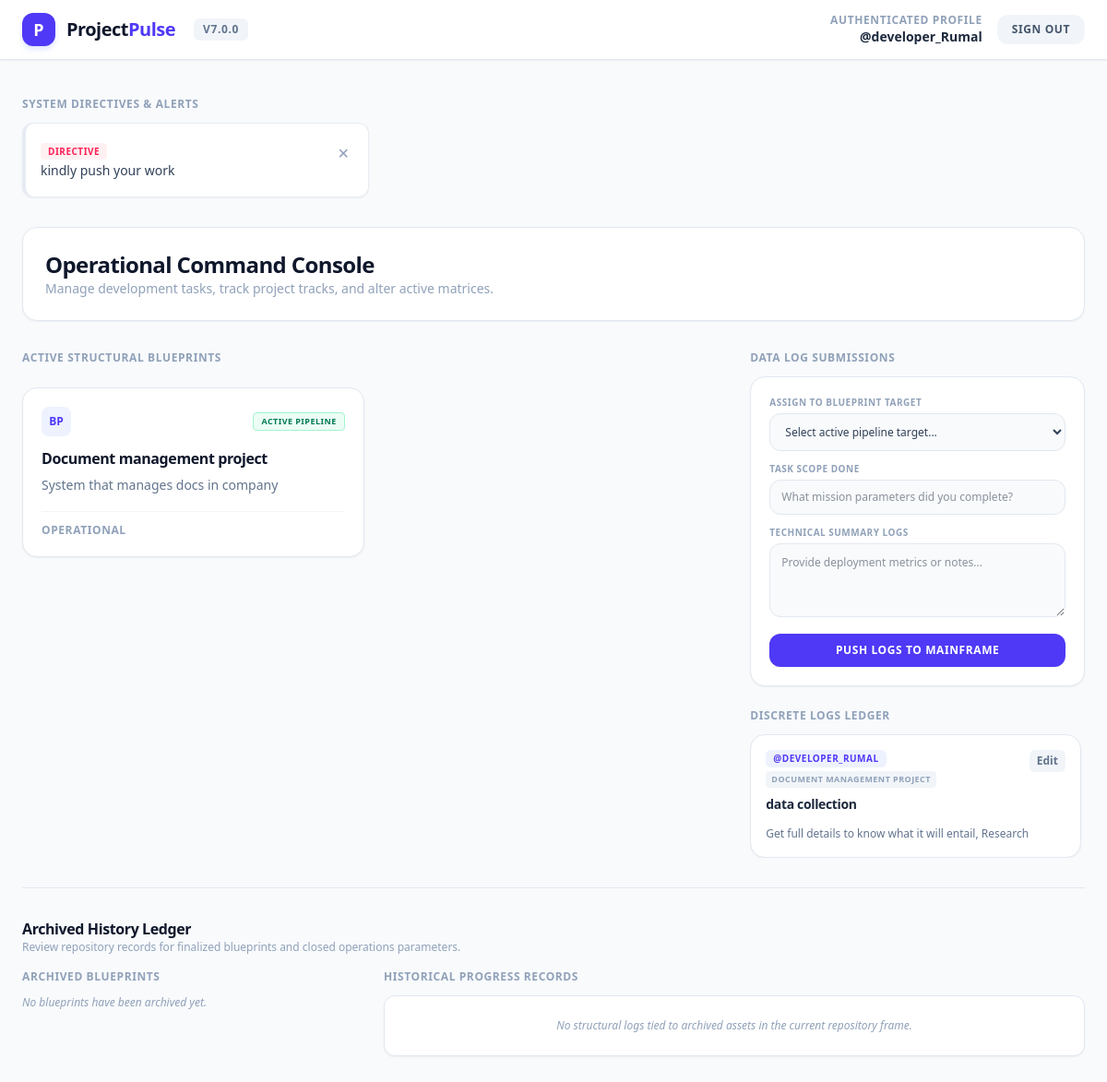
The app's page / (signed in), older data.
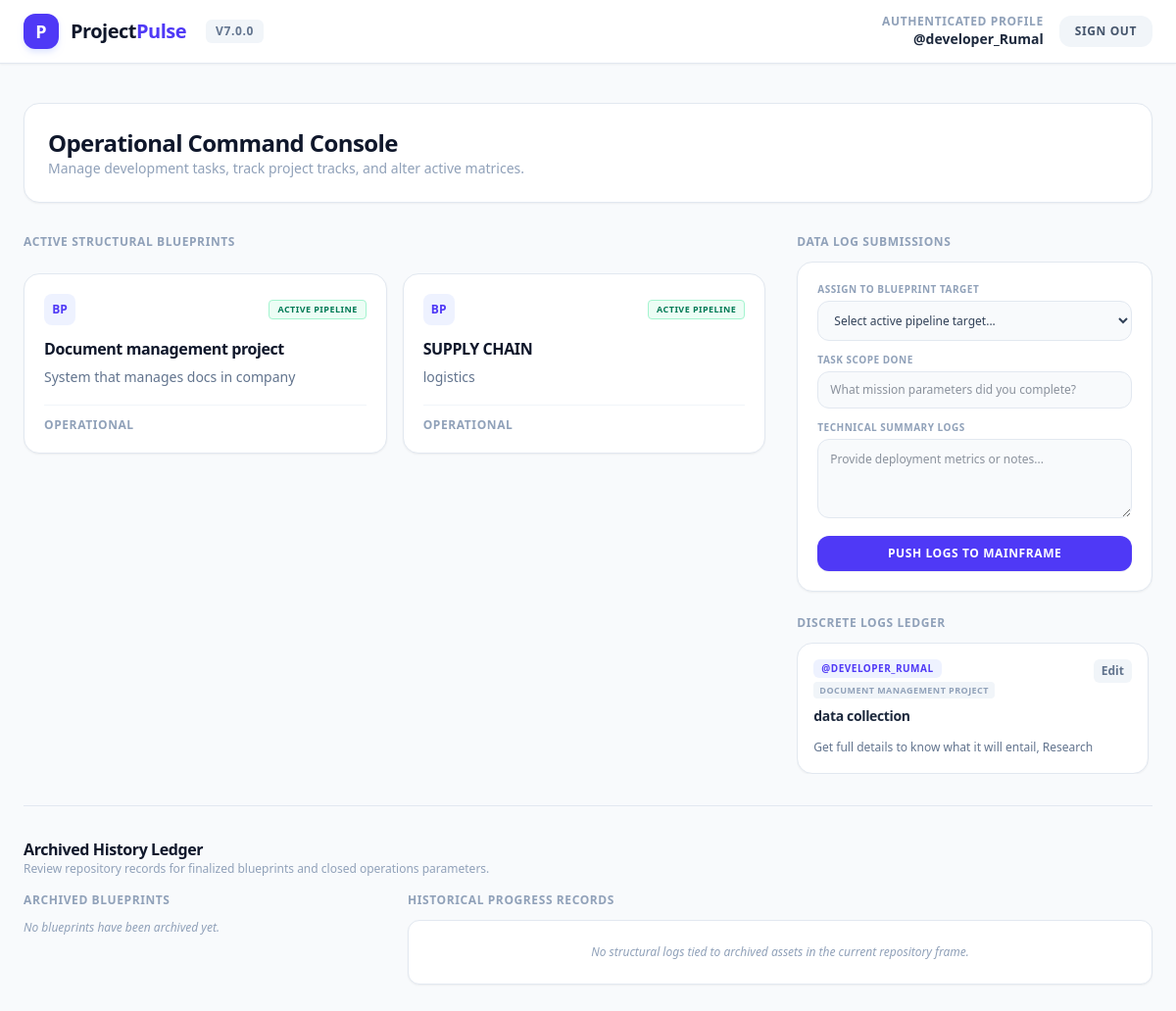
The same page, newer data.
### tracker/models.py (models this page shows, shortened)
class Notification(models.Model):
    recipient = models.ForeignKey(User, on_delete=models.CASCADE, null=True, blank=True, related_name='notifications')
    message = models.TextField()
    created_at = models.DateTimeField(auto_now_add=models.DateTimeField(auto_now_add=True))

class Project(models.Model):
    title = models.CharField(max_length=200)
    description = models.TextField()
    is_completed = models.BooleanField(default=False)
    created_at = models.DateTimeField(auto_now_add=True)

class ProgressUpdate(models.Model):
    STATUS_CHOICES = [
        ('planning', 'Planning'),
        ('active', 'Active'),
        ('completed', 'Completed'),
    ]
    project = models.ForeignKey(Project, on_delete=models.CASCADE, related_name='updates')
    user = models.ForeignKey(User, on_delete=models.CASCADE, related_name='updates')
    task_done = models.CharField(max_length=255)
    details = models.TextField()
    status = models.CharField(max_length=20, choices=STATUS_CHOICES, default='planning')
    created_at = models.DateTimeField(auto_now_add=True)
    updated_at = models.DateTimeField(auto_now=True)
    can_update = models.BooleanField(default=True, help_text="Designates whether the owner can modify this log.")
    can_delete = models.BooleanField(default=False, help_text="Designates whether the owner can purge this log.")

### tracker/views.py (the view, shortened to what this page needs)
# urls.py: path('', views.project_list, name='project_list'),
@login_required
def project_list(request):
    active_projects = Project.objects.filter(is_completed=False)
    completed_projects = Project.objects.filter(is_completed=True)
    if request.user.is_superuser:
        updates = ProgressUpdate.objects.filter(project__is_completed=False).order_by('-created_at')
        archived_updates = ProgressUpdate.objects.filter(project__is_completed=True).order_by('-created_at')
    else:
        updates = ProgressUpdate.objects.filter(user=request.user, project__is_completed=False).order_by('-created_at')
        archived_updates = ProgressUpdate.objects.filter(user=request.user, project__is_completed=True).order_by('-created_at')
    alerts = Notification.objects.filter(
        Q(recipient=request.user) | Q(recipient__isnull=True)
    ).order_by('-created_at')
    return render(request, 'tracker/project_list.html', {
        'projects': active_projects,              # Main feed projects
        'completed_projects': completed_projects, # History tab projects
        'updates': updates,                       # Main feed logs
        'archived_updates': archived_updates,     # History tab logs
        'alerts': alerts
    })

### tracker/templates/tracker/project_list.html (shortened to what the changed rows need)
<!DOCTYPE html>
<html lang="en">
<head>
    <script src="https://cdn.jsdelivr.net/npm/@tailwindcss/browser@4"></script>
</head>
<body class="bg-slate-50 text-slate-900 font-sans antialiased min-h-screen">
    <main class="max-w-7xl mx-auto px-6 py-10 space-y-8">
        {% if alerts %}
        <div class="space-y-3">
            <h2 class="text-xs font-bold uppercase tracking-wider text-slate-400">System Directives & Alerts</h2>
            <div class="grid gap-3 sm:grid-cols-2 lg:grid-cols-3">
                {% for alert in alerts %}
                <div class="bg-white border-l-4 border-rose-500 rounded-xl p-4 shadow-xs border border-slate-200/80 flex items-start justify-between">
                    <div class="space-y-1 pr-4">
                        <span class="text-[10px] font-bold text-rose-500 bg-rose-50 px-2 py-0.5 rounded uppercase tracking-wider">Directive</span>
                        <p class="text-sm font-medium text-slate-700 leading-relaxed">{{ alert.message }}</p>
                    </div>
                    <a href="{% url 'dismiss_notification' alert.pk %}" class="text-slate-400 hover:text-slate-600 transition p-1">✕</a>
                </div>
                {% endfor %}
            </div>
        </div>
        {% endif %}
        <div class="flex flex-col md:flex-row md:items-center md:justify-between gap-4 bg-white border border-slate-200 rounded-2xl p-6 shadow-xs">
            <div>
                <h1 class="text-2xl font-black text-slate-900 tracking-tight">Operational Command Console</h1>
            </div>
        </div>
        <div class="grid grid-cols-1 lg:grid-cols-3 gap-8">
            <div class="lg:col-span-2 space-y-6">
                <h2 class="text-xs font-bold uppercase tracking-wider text-slate-400">Active Structural Blueprints</h2>
                <div class="grid gap-4 sm:grid-cols-2">
                    {% for project in projects %}
                    <div class="bg-white border border-slate-200 rounded-2xl p-5 shadow-xs flex flex-col justify-between space-y-4">
                        <div>
                            <div class="flex items-center justify-between mb-3">
                                <div class="w-8 h-8 bg-indigo-50 text-indigo-600 rounded-lg flex items-center justify-center font-black text-xs">BP</div>
                                <span class="text-[9px] bg-emerald-50 text-emerald-700 font-bold px-2 py-0.5 rounded border border-emerald-200 uppercase tracking-wider">Active Pipeline</span>
                            </div>
                            <h3 class="font-bold text-slate-900 tracking-tight text-base">{{ project.title }}</h3>
                            <p class="text-sm text-slate-500 mt-1.5 leading-relaxed">{{ project.description }}</p>
                        </div>
                        <div class="pt-3 border-t border-slate-100 flex items-center justify-between">
                            <span class="text-xs text-slate-400 font-semibold uppercase tracking-wider">Operational</span>
                        </div>
                    </div>
                    {% empty %}
                    <div class="col-span-2 text-center p-8 bg-slate-100 rounded-2xl border border-dashed border-slate-200 text-sm font-semibold text-slate-400">
                        No active architecture assets currently deployed to the database workspace environment.
                    </div>
                    {% endfor %}
                </div>
            </div>
            <div class="space-y-6">
                <div>
                    <h2 class="text-xs font-bold uppercase tracking-wider text-slate-400 mb-3">Data Log Submissions</h2>
                </div>
                <div class="space-y-3">
                    <h2 class="text-xs font-bold uppercase tracking-wider text-slate-400">Discrete Logs Ledger</h2>
                    <div class="space-y-3 overflow-y-auto max-h-[400px] pr-1">
                        {% for update in updates %}
                        <div class="bg-white border border-slate-200 rounded-2xl p-4 shadow-xs space-y-3">
                            <div class="flex items-start justify-between">
                                <div class="space-y-1">
                                    <div class="flex items-center space-x-1.5 flex-wrap gap-y-1">
                                        <span class="text-[10px] font-bold text-indigo-600 bg-indigo-50 px-2 py-0.5 rounded-md uppercase tracking-wider">@{{ update.user.username }}</span>
                                        <span class="text-[9px] font-bold text-slate-400 bg-slate-100 px-1.5 py-0.5 rounded uppercase tracking-wider">{{ update.project.title }}</span>
                                    </div>
                                    <h4 class="font-bold text-slate-800 text-sm tracking-tight pt-1">{{ update.task_done }}</h4>
                                </div>
                                <div class="flex items-center space-x-1.5">
                                    {% if update.user == request.user and update.can_update or request.user.is_superuser %}
                                    <a href="{% url 'edit_progress' update.pk %}" class="text-xs bg-slate-100 hover:bg-slate-200 text-slate-500 font-bold px-2 py-1 rounded-md transition">Edit</a>
                                    {% endif %}
                                </div>
                            </div>
                            <p class="text-xs text-slate-500 leading-relaxed">{{ update.details }}</p>
                        </div>
                        {% empty %}
                        <div class="text-center p-6 bg-slate-100 border border-dashed border-slate-200 rounded-xl text-xs font-semibold text-slate-400">
                            No active pipeline updates currently tracked.
                        </div>
                        {% endfor %}
                    </div>
                </div>
            </div>
        </div>
        <div class="pt-8 border-t border-slate-200 space-y-4">
            <div>
                <h2 class="text-base font-black text-slate-900 tracking-tight">Archived History Ledger</h2>
            </div>
        </div>
    </main>
</body>
</html>

Row changes from the older to the newer data that the page shows:
removed Notification: message "kindly push your work"
added Project: title "SUPPLY CHAIN", description "logistics"
Text that changed along with them:
text no longer shown: "SYSTEM DIRECTIVES & ALERTS"
